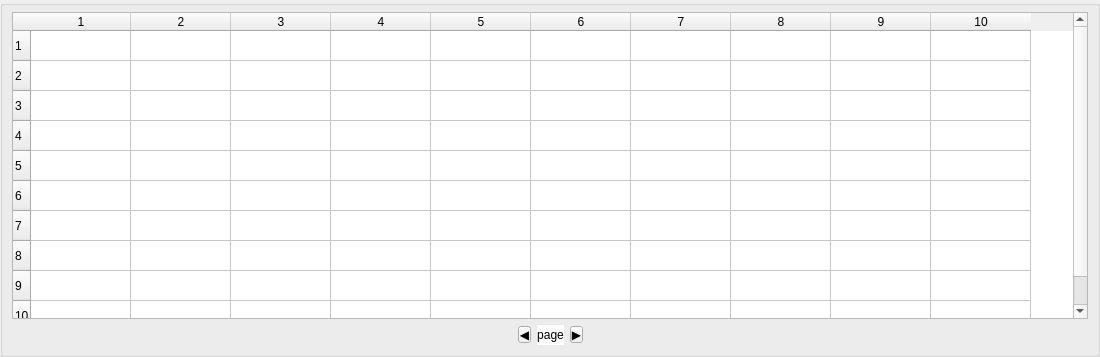
                 <widget class="QGroupBox" name="gb_judge_data">
                  <property name="sizePolicy">
                   <sizepolicy hsizetype="Minimum" vsizetype="Minimum">
                    <horstretch>0</horstretch>
                    <verstretch>0</verstretch>
                   </sizepolicy>
                  </property>
                  <property name="minimumSize">
                   <size>
                    <width>1100</width>
                    <height>357</height>
                   </size>
                  </property>
                  <property name="styleSheet">
                   <string notr="true">margin : 0px;
padding : 0px</string>
                  </property>
                  <property name="title">
                   <string/>
                  </property>
                  <layout class="QGridLayout" name="gridLayout_19">
                   <item row="0" column="0">
                    <layout class="QVBoxLayout" name="verticalLayout_5">
                     <item>
                      <widget class="QTableWidget" name="table_judge_data">
                       <property name="minimumSize">
                        <size>
                         <width>0</width>
                         <height>200</height>
                        </size>
                       </property>
                       <property name="rowCount">
                        <number>10</number>
                       </property>
                       <property name="columnCount">
                        <number>10</number>
                       </property>
                       <row/>
                       <row/>
                       <row/>
                       <row/>
                       <row/>
                       <row/>
                       <row/>
                       <row/>
                       <row/>
                       <row/>
                       <column/>
                       <column/>
                       <column/>
                       <column/>
                       <column/>
                       <column/>
                       <column/>
                       <column/>
                       <column/>
                       <column/>
                      </widget>
                     </item>
                     <item>
                      <layout class="QHBoxLayout" name="projectPaginationLayout_2">
                       <item>
                        <spacer name="projectPageSpacerL_2">
                         <property name="orientation">
                          <enum>Qt::Horizontal</enum>
                         </property>
                         <property name="sizeHint" stdset="0">
                          <size>
                           <width>20</width>
                           <height>20</height>
                          </size>
                         </property>
                        </spacer>
                       </item>
                       <item>
                        <widget class="QPushButton" name="btn_project_prev_2">
                         <property name="text">
                          <string>◀</string>
                         </property>
                        </widget>
                       </item>
                       <item>
                        <widget class="QLabel" name="label_project_page_2">
                         <property name="styleSheet">
                          <string notr="true">background-color : white</string>
                         </property>
                         <property name="text">
                          <string>page</string>
                         </property>
                         <property name="alignment">
                          <set>Qt::AlignCenter</set>
                         </property>
                        </widget>
                       </item>
                       <item>
                        <widget class="QPushButton" name="btn_project_next_2">
                         <property name="text">
                          <string>▶</string>
                         </property>
                        </widget>
                       </item>
                       <item>
                        <spacer name="projectPageSpacerR_2">
                         <property name="orientation">
                          <enum>Qt::Horizontal</enum>
                         </property>
                         <property name="sizeHint" stdset="0">
                          <size>
                           <width>20</width>
                           <height>20</height>
                          </size>
                         </property>
                        </spacer>
                       </item>
                      </layout>
                     </item>
                    </layout>
                   </item>
                  </layout>
                 </widget>
